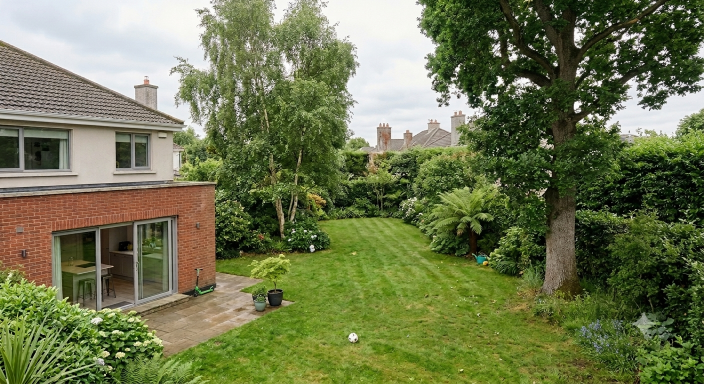
#> input picture assets/disc016/img/Above-and-Beyond-01-Before.png, 1408 x 768 px (shown at 1/2 size)
$ python build-disc016-hero-final.py ../assets/disc016/img/Above-and-Beyond-01-Before.png
#> lines starting #> are read from the running program, lines starting #| are printed output that depends on the picture; after the words box and inside, x2 and y2 are one past the last pixel; in counts of white or black regions, pixels touching at a corner belong together
#!/usr/bin/env python3
"""
DISC-016 Above and Beyond · final hero polish (founder instruction, 31 Oct 2026: "The existing Before/Possible
images are APPROVED... Remove the football from both images using the smallest possible localised edit...
Investigate restoring the AI-generated illustration label... do not assume credentials survive image editing").

SOURCES: the founder's credentialed masters (Documents/PlotNua/Images/Discoveries/DISC-016 Above and Beyond),
added unchanged and declared from their own Google C2PA credentials (Governance 2.0, Rule 2):
  assets/disc016/img/Above-and-Beyond-01-Before.png           (the same picture as b53d75f9, losslessly)
  assets/disc016/img/Above-and-Beyond-04-Two-Pod-Reveal.png   (the same picture as aecece07)

HERO COPIES (routine edits, Rule 3), each derived from its master; editing removes the credential, so the copies
carry none and say so; the record of the master carries the AI classification and the hero shows the label:
  1. the faint generator mark removed exactly as in Release 3 (build-disc016-hero-mark-removal.py's operation:
     star mask at (1288, 649), reverse alpha blend, 3 px edge inpaint);
  2. the football removed from each picture by taking the lawn from the OTHER picture at the same place: the two
     masters align to 0.3 px and the ball sits on plain lawn in the other picture, so nothing is invented and the
     pair stays aligned. BEFORE ball: ellipse centre (707, 676), axes 15 x 13; POSSIBLE ball: centre (799, 589),
     axes 12 x 11; 2 px feather; the borrowed lawn is shifted in level to the local surround (sigma 6).
Outputs: assets/disc016/img/DISC-016-HERO-{BEFORE,POSSIBLE}-FINAL.jpg (quality 92) + -1408.webp + -960.webp.
The Release 3 -MR copies are withdrawn with their records.

  python3 atlas-tools/build-disc016-hero-final.py          build (files, register, page)
  python3 atlas-tools/build-disc016-hero-final.py --check  verify, write nothing
"""
import hashlib, io, json, pathlib, re, sys
import numpy as np, cv2
from PIL import Image, __version__ as PIL_VERSION

ROOT = pathlib.Path(__file__).resolve().parent.parent
REG = ROOT / "image-provenance-records.json"
PAGE = ROOT / "discovery-above-and-beyond.html"
CHECK = "--check" in sys.argv
D = "assets/disc016/img/"
MASTER = {"BEFORE": (D + "Above-and-Beyond-01-Before.png", "e15eeb6dbf36a3830d8a64d5330cfc5f5cde72b56848f24d31bd2a6c2f868d9a"),
          "POSSIBLE": (D + "Above-and-Beyond-04-Two-Pod-Reveal.png", "5555da5ffe50770303549cd8e15bfbfe1ffcf75e786bb091d25b059c95d8ff4b")}
BALL = {"BEFORE": ((707, 676), (15, 13)), "POSSIBLE": ((799, 589), (12, 11))}
MR = [D + "DISC-016-HERO-%s-MR%s" % (r, s) for r in ("BEFORE", "POSSIBLE") for s in (".jpg", "-1408.webp", "-960.webp")]
SIZES = "(max-width:1024px) and (orientation:portrait) 150vw, max(100vw, 132svh)"

# The Release 3 mark-removal operation, unchanged (from build-disc016-hero-mark-removal.py, now retired).
CX, CY, R, P, SS = 1288.0, 649.0, 27.0, 0.62, 4


def star(h, w):
    y, x = np.mgrid[0:h * SS, 0:w * SS].astype(np.float32) / SS
    f = (np.abs(x - CX) / R) ** P + (np.abs(y - CY) / R) ** P
    return cv2.resize((f <= 1).astype(np.float32), (w, h), interpolation=cv2.INTER_AREA)


def clean_mark(bgr):
    T = star(*bgr.shape[:2])
    inside = T > 0.99
    ring = (cv2.dilate((T > 0).astype(np.uint8), np.ones((15, 15), np.uint8)) > 0) & (T == 0)
    im = bgr.astype(np.float32)
    mi, mo = im[inside].mean(0), im[ring].mean(0)
    a = float(np.clip(((mi - mo) / (255 - mo)).mean(), 0, 0.9))
    A = (a * T)[..., None]
    rec = np.clip((im - A * 255) / (1 - A), 0, 255).astype(np.uint8)
    edge = cv2.dilate((((T > 0.02) & (T < 0.98)).astype(np.uint8) * 255), np.ones((3, 3), np.uint8))
    return cv2.inpaint(rec, edge, 3, cv2.INPAINT_TELEA)


def sha(b): return hashlib.sha256(b).hexdigest()


def enc(im, fmt, w=None, **kw):
    if w and w != im.width: im = im.resize((w, round(w * im.height / im.width)), Image.LANCZOS)
    b = io.BytesIO(); im.save(b, fmt, **kw); return b.getvalue()


def ball_out(img, other, role):
    (cx, cy), (ax, ay) = BALL[role]
    h, w = img.shape[:2]
    m = np.zeros((h, w), np.float32)
    cv2.ellipse(m, (cx, cy), (ax, ay), 0, 0, 360, 1.0, -1)
    m = cv2.GaussianBlur(m, (0, 0), 2)
    ring = np.zeros((h, w), np.uint8); cv2.ellipse(ring, (cx, cy), (ax + 14, ay + 14), 0, 0, 360, 1, -1)
    ring = (ring > 0) & (m < 0.01)
    I, O = img.astype(np.float32), other.astype(np.float32)
    shift = I[ring].mean(0) - O[ring].mean(0)          # level of the surround, per channel
    out = I * (1 - m[..., None]) + (O + shift) * m[..., None]
    return np.clip(out, 0, 255).astype(np.uint8), int((m > 0.004).sum())


def build_images():
    raw = {r: cv2.imread(str(ROOT / p)) for r, (p, _) in MASTER.items()}
    clean = {r: clean_mark(raw[r]) for r in raw}
    out, px = {}, {}
    out["BEFORE"], px["BEFORE"] = ball_out(clean["BEFORE"], clean["POSSIBLE"], "BEFORE")
    out["POSSIBLE"], px["POSSIBLE"] = ball_out(clean["POSSIBLE"], clean["BEFORE"], "POSSIBLE")
    files = {}
    for role, img in out.items():
        rgb = Image.fromarray(cv2.cvtColor(img, cv2.COLOR_BGR2RGB))
        base = D + "DISC-016-HERO-%s-FINAL" % role
        files[base + ".jpg"] = (role, enc(rgb, "JPEG", quality=92, progressive=True, optimize=True), "Pillow %s, JPEG quality 92, progressive" % PIL_VERSION)
        files[base + "-1408.webp"] = (role, enc(rgb, "WEBP", quality=80, method=6), "Pillow %s, WebP quality 80, method 6" % PIL_VERSION)
        files[base + "-960.webp"] = (role, enc(rgb, "WEBP", 960, quality=80, method=6), "Pillow %s, WebP quality 80, method 6, Lanczos resize to 960px wide" % PIL_VERSION)
    return files, px


def read_c2pa(path):
    """AI generation is read from the credential chain: the active manifest (Google: opened, visible watermark
    added, converted to PNG) and, through its parentOf ingredients, the manifests embedded in the same file."""
    import c2pa
    with c2pa.Reader(str(path)) as r:
        j = json.loads(r.json())
    ms = j["manifests"]
    def acts(m): return [a for x in m.get("assertions", []) if "actions" in x["label"] for a in x["data"]["actions"]]
    seen, todo, ai, n, linked = set(), [j["active_manifest"]], False, 0, 0
    while todo:
        k = todo.pop()
        if k in seen or k not in ms: continue
        seen.add(k); m = ms[k]
        ai = ai or any(a.get("action") == "c2pa.created" and "trainedAlgorithmicMedia" in str(a.get("digitalSourceType", "")) for a in acts(m))
        for i in m.get("ingredients", []):
            n += 1
            if i.get("active_manifest") in ms: linked += 1; todo.append(i["active_manifest"])
    sig = ms[j["active_manifest"]].get("signature_info", {})
    return ai, sig.get("issuer"), sig.get("time"), n, linked, j.get("validation_state")


def page(t):
    for role in ("BEFORE", "POSSIBLE"):
        old, new = D + "DISC-016-HERO-%s-MR" % role, D + "DISC-016-HERO-%s-FINAL" % role
        t = t.replace(old + ".jpg", new + ".jpg").replace(old + "-1408.webp", new + "-1408.webp").replace(old + "-960.webp", new + "-960.webp")
    fig = re.search(r'<figure class="pn-compare pn-compare--hero"[\s\S]*?</figure>', t).group(0)
    if "pn-compare__ai" not in fig and "pn-compare__note" not in fig:   # the label, or (31 Oct 2026) the note beneath
        nf = fig.replace('      <p class="pn-compare__tag is-possible" aria-hidden="true">Possible</p>\n',
                         '      <p class="pn-compare__tag is-possible" aria-hidden="true">Possible</p>\n      <p class="pn-compare__ai">AI-generated illustration</p>\n', 1)
        t = t.replace(fig, nf, 1)
    return t


def main():
    for role, (p, h) in MASTER.items():
        if sha((ROOT / p).read_bytes()) != h: sys.exit("REFUSED: %s is not the founder's master (sha256)" % p)
    files, px = build_images()
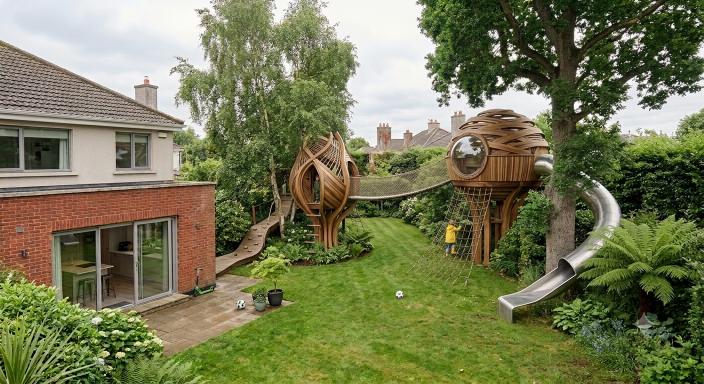
#> input picture assets/disc016/img/Above-and-Beyond-04-Two-Pod-Reveal.png, 1408 x 768 px (shown at 1/2 size)
#> in build_images, `raw = {r: cv2.imread(str(ROOT / p)) for r, (p, _) in MASTER.items()}`: raw = 2 items
#> in clean_mark, `mi, mo = im[inside].mean(0), im[ring].mean(0)`: mi = [132, 159.2, 146.5]; mo = [48.21, 85.28, 68.12]
#> in clean_mark, `a = float(np.clip(((mi - mo) / (255 - mo)).mean(), 0, 0.9))`: a = 0.42
#> call 2 of star, with h = 768, w = 1408
#> in star (call 2), `y, x = np.mgrid[0:h * SS, 0:w * SS].astype(np.float32) / SS`:
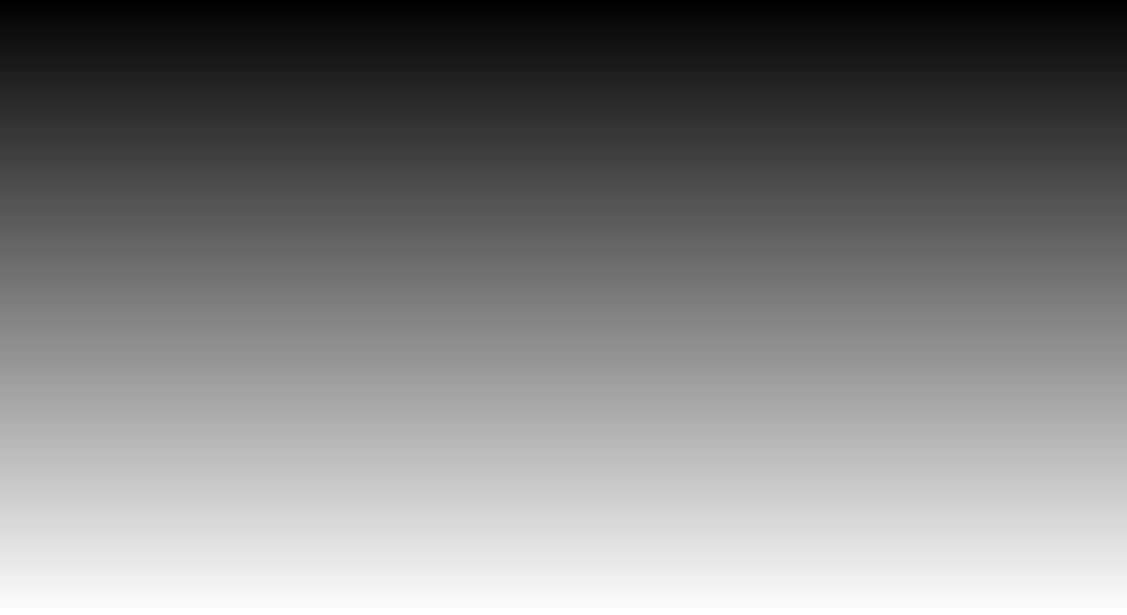
#> y: shape (3072, 5632) float32 (shown at 1/5 size); min 0, max 767.8, mean 383.9; drawn with min black and max white
#> in star (call 2), `y, x = np.mgrid[0:h * SS, 0:w * SS].astype(np.float32) / SS`:
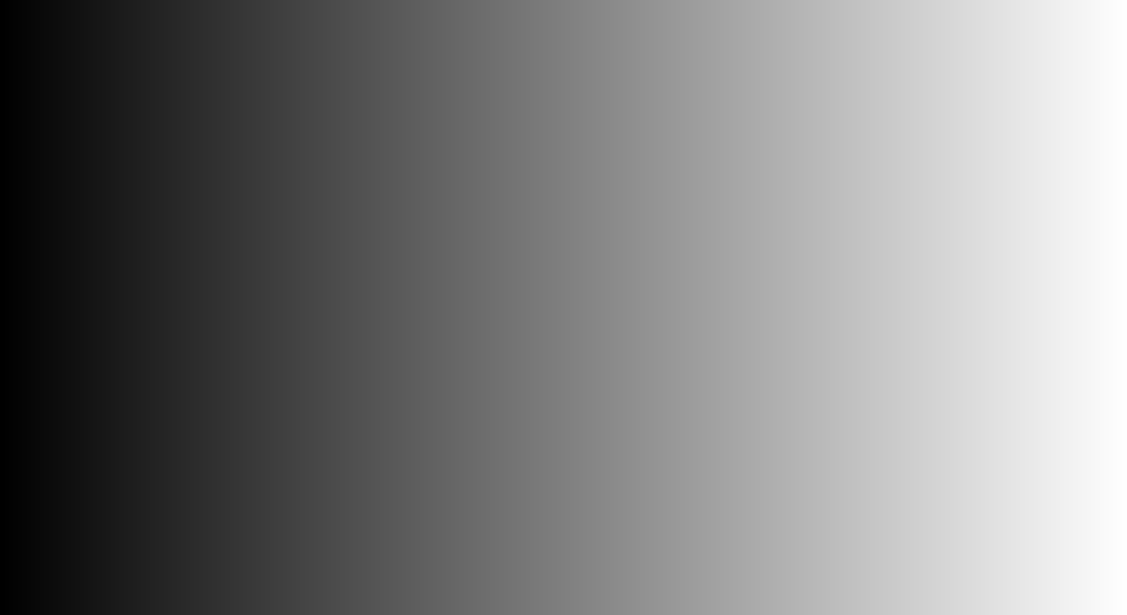
#> x: shape (3072, 5632) float32 (shown at 1/5 size); min 0, max 1407.8, mean 703.9; drawn with min black and max white
#> in star (call 2), `f = (np.abs(x - CX) / R) ** P + (np.abs(y - CY) / R) ** P`:
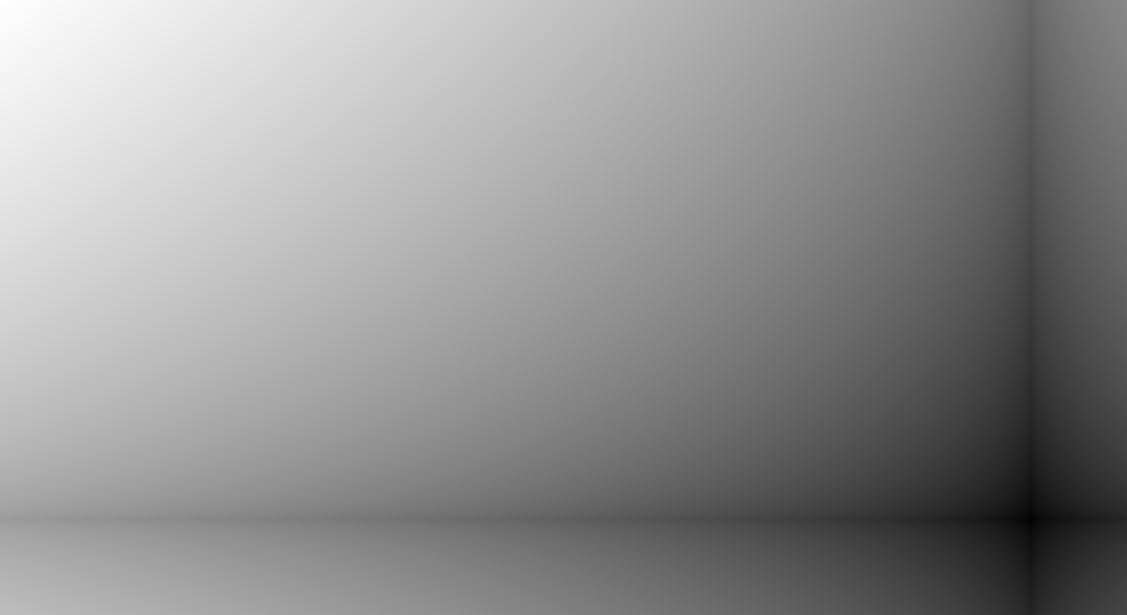
#> f: shape (3072, 5632) float32 (shown at 1/5 size); min 0, max 18.16, mean 10.32; drawn with min black and max white
#> in clean_mark (call 2), `inside = T > 0.99`: inside: shape (768, 1408) bool; 0.06% white; 1 white region, box (x1, y1, x2, y2) and area: (1266, 627, 1310, 671) 681
#> in clean_mark (call 2), `ring = (cv2.dilate((T > 0).astype(np.uint8), np.ones((15, 15), np.uint..`:
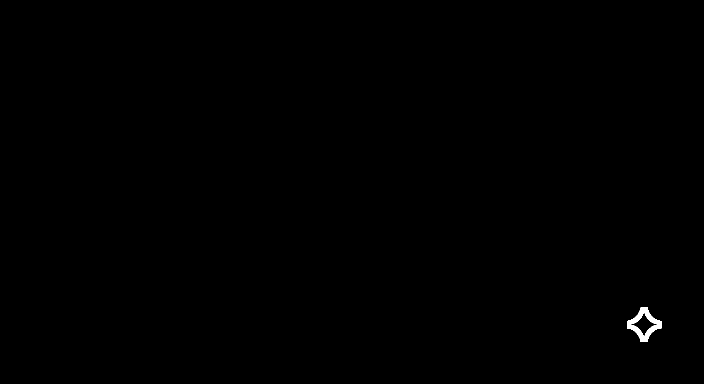
#> ring: shape (768, 1408) bool (shown at 1/2 size); 0.16% white; 1 white region, box (x1, y1, x2, y2) and area: (1254, 615, 1323, 684) 1736
#> in clean_mark (call 2), `mi, mo = im[inside].mean(0), im[ring].mean(0)`: mi = [103.1, 120.9, 116]; mo = [36.41, 62.07, 51.77]
#> in clean_mark (call 2), `a = float(np.clip(((mi - mo) / (255 - mo)).mean(), 0, 0.9))`: a = 0.309
#> in clean_mark (call 2), `edge = cv2.dilate((((T > 0.02) & (T < 0.98)).astype(np.uint8) * 255), ..`: edge: shape (768, 1408); 0.05% white; 1 white region, box (x1, y1, x2, y2) and area: (1260, 621, 1317, 678) 553
#> in build_images, `clean = {r: clean_mark(raw[r]) for r in raw}`: clean = 2 items
#> in ball_out, `cv2.ellipse(m, (cx, cy), (ax, ay), 0, 0, 360, 1.0, -1)`: m: shape (768, 1408) float32; values 0 (black) and 1 (white), 0.06% white; 1 white region, box (x1, y1, x2, y2) and area: (692, 663, 723, 690) 653
#> in ball_out, `cv2.ellipse(ring, (cx, cy), (ax + 14, ay + 14), 0, 0, 360, 1, -1)`: ring: shape (768, 1408); values 0 (black) and 1 (white), 0.23% white; 1 white region, box (x1, y1, x2, y2) and area: (678, 649, 737, 704) 2541
#> in ball_out, `shift = I[ring].mean(0) - O[ring].mean(0)`: shift = [-4.27, 1.75, -1.31]
#> call 2 of ball_out, with role = 'POSSIBLE'
#> in ball_out (call 2), `cv2.ellipse(m, (cx, cy), (ax, ay), 0, 0, 360, 1.0, -1)`: m: shape (768, 1408) float32; values 0 (black) and 1 (white), 0.04% white; 1 white region, box (x1, y1, x2, y2) and area: (787, 578, 812, 601) 441
#> in ball_out (call 2), `cv2.ellipse(ring, (cx, cy), (ax + 14, ay + 14), 0, 0, 360, 1, -1)`:
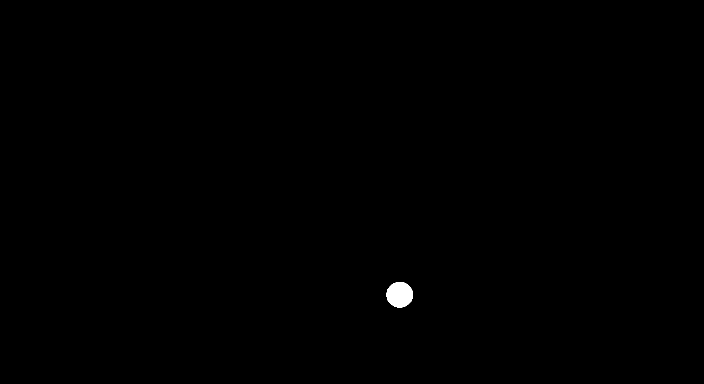
#> ring: shape (768, 1408) (shown at 1/2 size); values 0 (black) and 1 (white), 0.2% white; 1 white region, box (x1, y1, x2, y2) and area: (773, 564, 826, 615) 2125
#> in ball_out (call 2), `shift = I[ring].mean(0) - O[ring].mean(0)`: shift = [0.846, -5.08, -2.83]
#> the loop in build_images, `for role, img in out.items():` made 2 passes
#> pass 2, in enc (call 6), `if w and w != im.width: im = im.resize((w, round(w * im.height / im.wi..`:
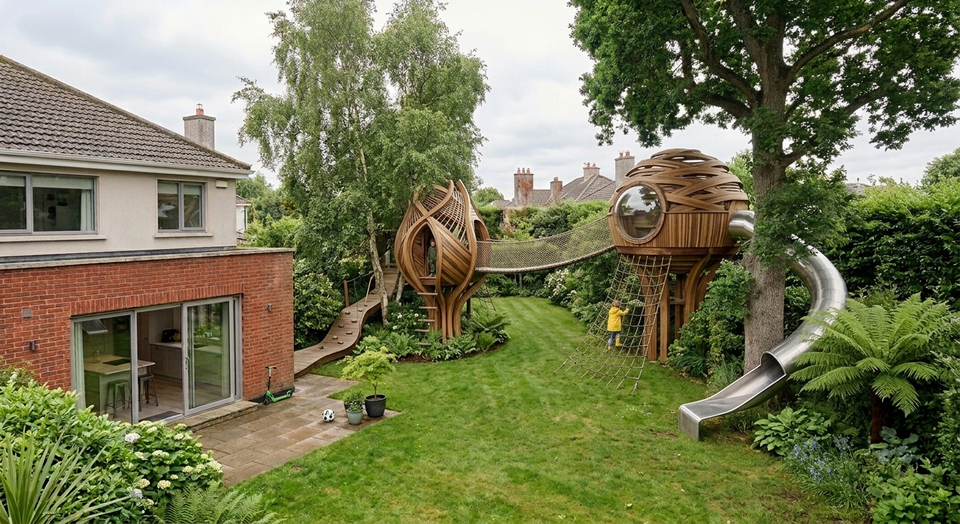
#> im: PIL image 960x524 RGB; mean R, G, B 117.1, 120.1, 83.9
#> after the loop in build_images, `for role, img in out.items():`: files = 6 items
#> files = 6 items; px = {'BEFORE': 1201, 'POSSIBLE': 905}
#> (the run stopped early here; a loop or call above may not have finished)
